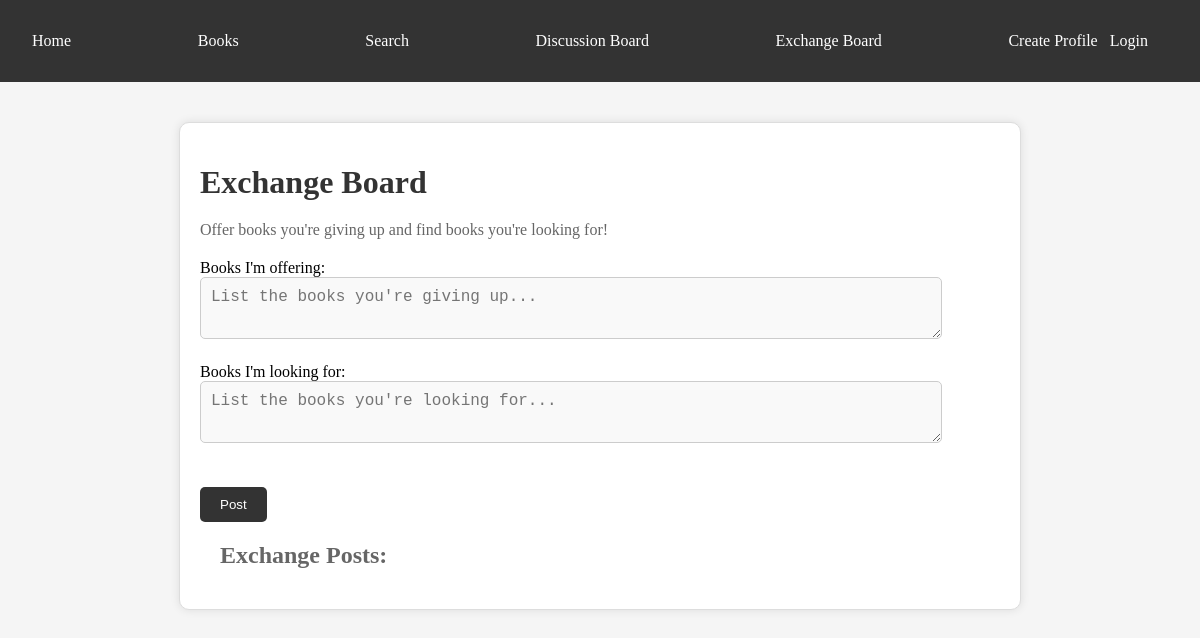
The app's page /exchange_board, older data.
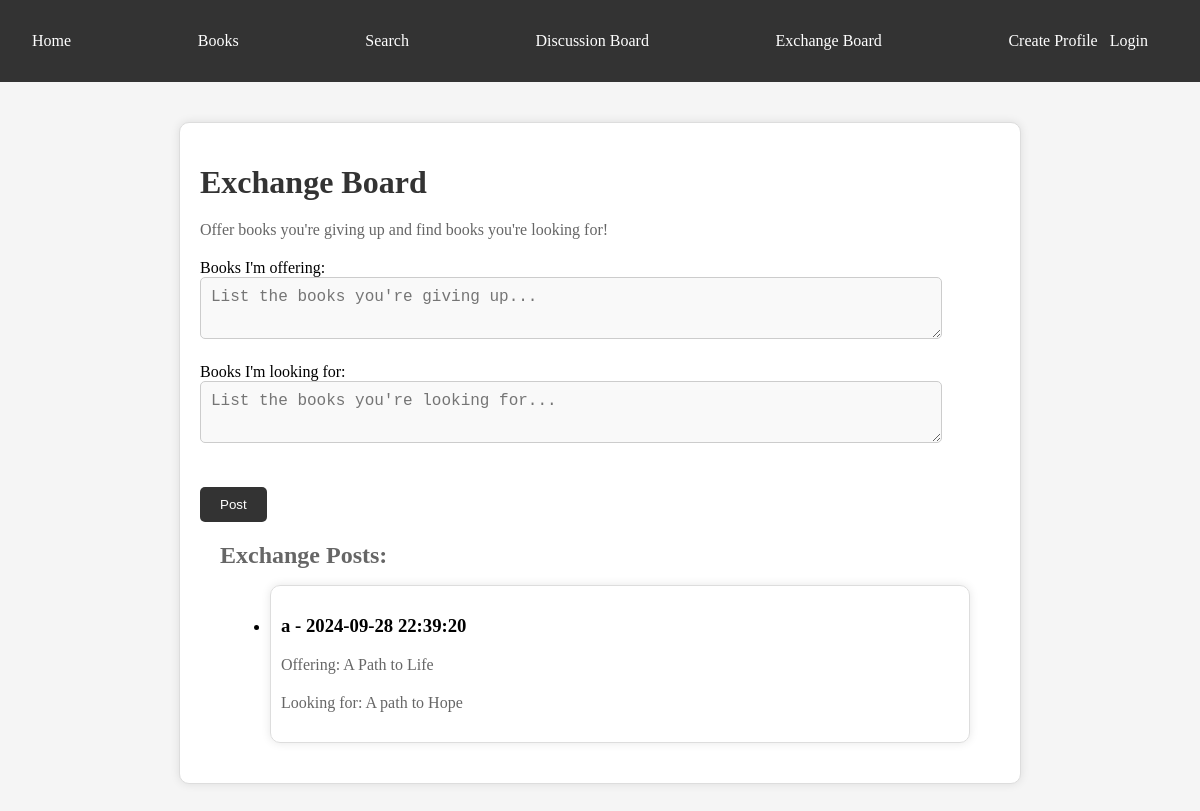
The same page, newer data.
### models.py (models this page shows, shortened)
class ExchangePost(Base):
    __tablename__ = 'exchange_posts'
    id = Column(Integer, primary_key=True)
    offering = Column(Text, nullable=False)
    looking_for = Column(Text, nullable=False)
    user_id = Column(Integer, ForeignKey('user_profiles.id'))
    user = relationship("UserProfile", backref="exchange_posts")
    created_at = Column(DateTime, default=datetime.utcnow)

class UserProfile(Base, UserMixin):
    __tablename__ = 'user_profiles'
    id = Column(Integer, primary_key=True)
    username = Column(String(50), nullable=False)
    email = Column(String(100), nullable=False)
    password = Column(String(100), nullable=False)
    book_collection = Column(String(100), nullable=True)
    preferences = Column(String(100), nullable=True)

### routes.py (the view, shortened to what this page needs)
@routes.route('/exchange_board', methods=['GET', 'POST'])
def exchange_board():
    exchange_posts = db.session.query(ExchangePost).order_by(ExchangePost.created_at.desc()).all()
    error = None
    return render_template('exchange_board.html', exchange_posts=exchange_posts, error=error)

### templates/exchange_board.html (shortened to what this page needs)
<!DOCTYPE html>
<html lang="en">
<head>
    <link rel="stylesheet" href="static/styles.css">
</head>
<body>
    <header>
        <nav>
            <ul>
                <li><a href="{{ url_for('routes.index') }}">Home</a></li>
                <li><a href="{{ url_for('routes.books') }}">Books</a></li>
                <li><a href="{{ url_for('routes.search') }}">Search</a></li>
                <li><a href="{{ url_for('routes.discussion_board') }}">Discussion Board</a></li>
                <li><a href="{{ url_for('routes.exchange_board') }}">Exchange Board</a></li>
                <li class="nav-right">
                    {% if not current_user.is_authenticated %}
                        <a href="{{ url_for('routes.create_profile') }}">Create Profile</a>&nbsp;&nbsp;
                        <a href="{{ url_for('routes.main') }}">Login</a>
                    {% else %}
                        <a href="{{ url_for('routes.logout') }}">Logout</a>
                    {% endif %}
                </li>
            </ul>
        </nav>
    </header>
    <div class="container">
        <h1>Exchange Board</h1>
        <p>Offer books you're giving up and find books you're looking for!</p>
        <form method="POST" action="" onsubmit="return validateForm()">
            <div class="form-group">
                <label for="offering">Books I'm offering:</label>
                <textarea class="form-control" name="offering" placeholder="List the books you're giving up..."></textarea>
            </div>
            <div class="form-group">
                <label for="looking_for">Books I'm looking for:</label>
                <textarea class="form-control" name="looking_for" placeholder="List the books you're looking for..."></textarea>
            </div>
            <button class="btn">Post</button>
        </form>
        <div class="search-results">
            <h2>Exchange Posts:</h2>
            <ul>
            {% for post in exchange_posts %}
                <li class="search-result">
                    <h3>{{ post.user.username }} - {{ post.created_at.strftime('%Y-%m-%d %H:%M:%S') }}</h3>
                    <p>Offering: {{ post.offering }}</p>
                    <p>Looking for: {{ post.looking_for }}</p>
                </li>
            {% endfor %}
            </ul>
        </div>
    </div>
</body>
</html>

Row changes from the older to the newer data that the page shows:
added ExchangePost: user.username "a", created_at "2024-09-28 22:39:20", offering "A Path to Life", looking_for "A path to Hope"
